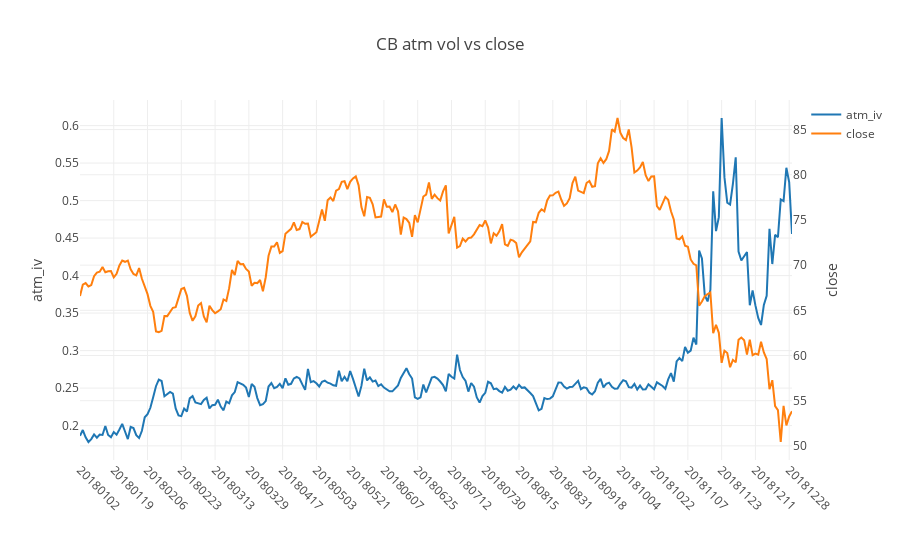
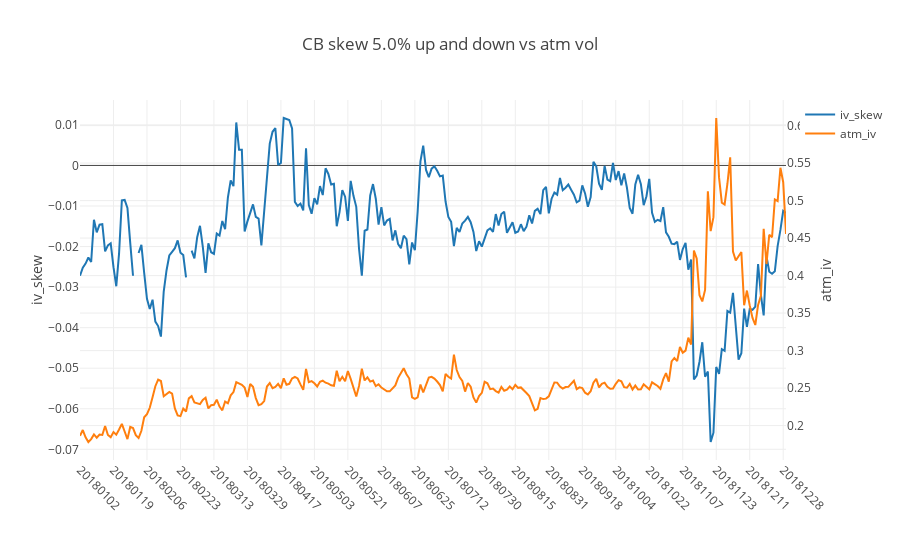
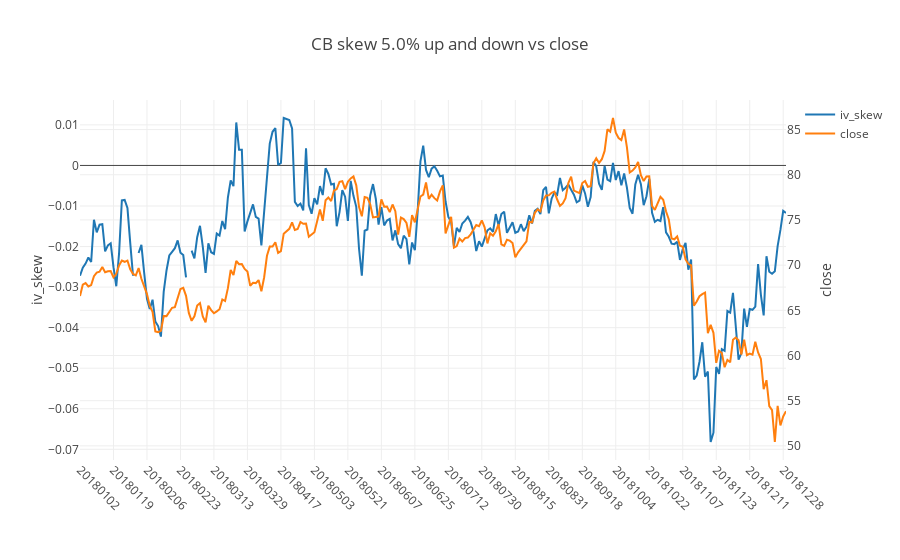
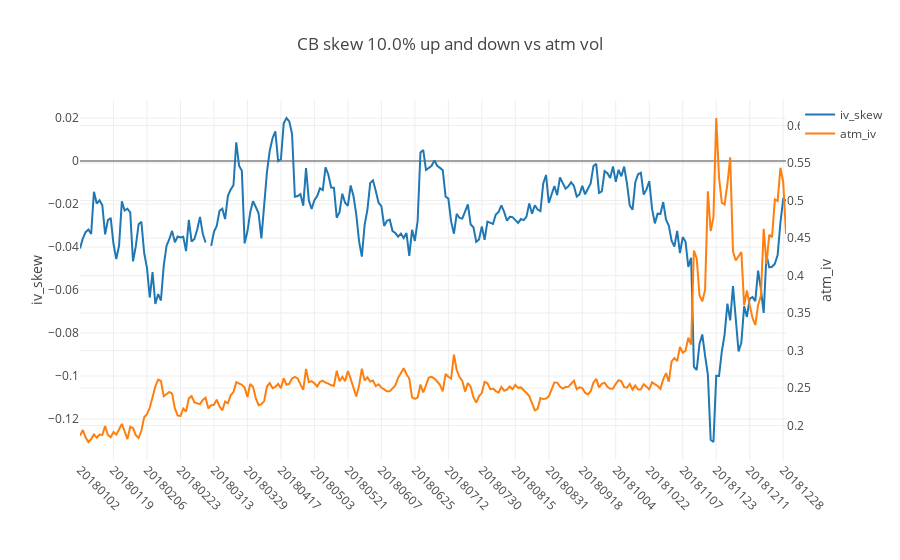

Source (notebook cell) for these figures, in order:
### Markdown cell above
### Create charts from DataFrames

### Code cell
def plot_skew_vs_atm(SYMBOL_TO_RESEARCH,df_iv_final_in,df_iv_skew_in,df_cash_futures_in,dist_from_zero=.1,year=None):
    # Step 00: select only SYMBOL_TO_RESEARCH from DataFrames 
    df_iv_final = df_iv_final_in[df_iv_final_in.symbol.str.slice(0,2)==SYMBOL_TO_RESEARCH].copy()
    df_iv_skew = df_iv_skew_in[df_iv_skew_in.symbol.str.slice(0,2)==SYMBOL_TO_RESEARCH].copy()
    df_cash_futures = df_cash_futures_in[df_cash_futures_in.symbol.str.slice(0,2)==SYMBOL_TO_RESEARCH].copy()

    year = 'all' if year is None else year
    if str(year).lower() != 'all':
        y = int(str(year))
        beg_year = y*100*100+1*100+1
        end_year = y*100*100+12*100+31
        df_iv_final = df_iv_final[(df_iv_final.settle_date>=beg_year) & (df_iv_final.settle_date<=end_year)]
        df_iv_skew = df_iv_skew[(df_iv_skew.settle_date>=beg_year) & (df_iv_skew.settle_date<=end_year)]
        df_cash_futures = df_cash_futures[(df_cash_futures.settle_date>=beg_year) & (df_cash_futures.settle_date<=end_year)]

    print(f'plot_skew_vs_atm year: {year}')

    # Step 01: create df_skew_2, which holds skew difference between 
    #   positive dist_from_zero and negative dist_from_zero, for each settle_date
    df_skew_2 = df_iv_skew.copy()
    df_skew_2.index.name = None
    skew_range_col = f'iv_skew'
    df_skew_2[skew_range_col] = df_skew_2[dist_from_zero] - df_skew_2[-dist_from_zero]
    df_skew_2.settle_date = df_skew_2.settle_date.astype(int)
    df_skew_2 = df_skew_2[['settle_date',skew_range_col]]
    
    # Step 02: create atm implied vol table, that also has the cash price for each settle_date
    df_atmv = df_iv_final[['settle_date','atm_iv']].drop_duplicates()
    df_cf = df_cash_futures[df_cash_futures.symbol==f'{SYMBOL_TO_RESEARCH}Z99']
    df_atmv = df_atmv.merge(df_cf[['settle_date','close']],how='inner',on='settle_date')
    
    # Step 03: merge skew and atm vol/close tables
    df_ivs = df_skew_2.merge(df_atmv,how='inner',on='settle_date')
    df_ivs = df_ivs.sort_values('settle_date')
    
    # Step 04: plot skew vs atm_iv
    chart_title = f'{SYMBOL_TO_RESEARCH} skew {dist_from_zero*100}% up and down vs atm vol'
    df_ivs_skew_vs_atm_iv = df_ivs[['settle_date',skew_range_col,'atm_iv']]
    fig_skew_vs_atm_iv = plotly_plot(df_ivs_skew_vs_atm_iv,x_column='settle_date',yaxis2_cols=['atm_iv'],
                      y_left_label='iv_skew',y_right_label='atm_iv',plot_title=chart_title)
    
    # Step 05: plot skew vs close
    chart_title = f'{SYMBOL_TO_RESEARCH} skew {dist_from_zero*100}% up and down vs close'
    df_ivs_skew_vs_close = df_ivs[['settle_date',skew_range_col,'close']]
    fig_skew_vs_close = plotly_plot(df_ivs_skew_vs_close,x_column='settle_date',yaxis2_cols=['close'],
                      y_left_label='iv_skew',y_right_label='close',plot_title=chart_title)
    return fig_skew_vs_atm_iv,fig_skew_vs_close
    
def plot_atm_vs_close(SYMBOL_TO_RESEARCH,df_iv_final_in,df_cash_futures_in,year=None):
    # Step 00: select only SYMBOL_TO_RESEARCH from DataFrames 
    df_iv_final = df_iv_final_in[df_iv_final_in.symbol.str.slice(0,2)==SYMBOL_TO_RESEARCH].copy()
    df_cash_futures = df_cash_futures_in[df_cash_futures_in.symbol.str.slice(0,2)==SYMBOL_TO_RESEARCH].copy()
    
    year = 'all' if year is None else year
    if str(year).lower() != 'all':
        y = int(str(year))
        beg_year = y*100*100+1*100+1
        end_year = y*100*100+12*100+31
        df_iv_final = df_iv_final[(df_iv_final.settle_date>=beg_year) & (df_iv_final.settle_date<=end_year)]
        df_cash_futures = df_cash_futures[(df_cash_futures.settle_date>=beg_year) & (df_cash_futures.settle_date<=end_year)]

    print(f'plot_atm_vs_close year: {year}')
    
    # Step 01: create atm implied vol table, that also has the cash price for each settle_date
    df_atmv = df_iv_final[['settle_date','atm_iv']].drop_duplicates()
    df_cf = df_cash_futures[df_cash_futures.symbol==f'{SYMBOL_TO_RESEARCH}Z99']
    df_atmv = df_atmv.merge(df_cf[['settle_date','close']],how='inner',on='settle_date')

    # Step 02: plot atm_iv vs close
    chart_title = f'{SYMBOL_TO_RESEARCH} atm vol vs close'
    df_atm_vs_close = df_atmv[['settle_date','atm_iv','close']]
    fig_atm_vs_close = plotly_plot(df_atm_vs_close,x_column='settle_date',yaxis2_cols=['close'],
                      y_left_label='atm_iv',y_right_label='close',plot_title=chart_title)
    return fig_atm_vs_close

iplot(plot_atm_vs_close('CB',df_iv_final,df_cash_futures,year=2018))
for d in [.05,.1,.2]:
    fig1,fig2 = plot_skew_vs_atm('CB',df_iv_final,df_iv_skew,df_cash_futures,dist_from_zero=d,year=2018)
    iplot(fig1)
    iplot(fig2)

### Figure 1 — Plotly figure (JSON) as saved in the notebook; plotly's stock layout.template omitted (floating-point values rounded to 4 significant figures; data arrays with more than 128 entries replaced by an {"elided": "..."} marker saying what was removed)
{"data": [{"name": "atm_iv", "type": "scatter", "uid": "3dad4c90-4115-11ea-924d-8c859025e7f9", "x": {"elided": "254 int values"}, "y": {"elided": "254 float values"}, "yaxis": "y"}, {"name": "close", "type": "scatter", "uid": "3daeb1ac-4115-11ea-82a1-8c859025e7f9", "x": {"elided": "254 int values"}, "y": {"elided": "254 float values"}, "yaxis": "y2"}], "layout": {"margin": {"b": 100}, "title": "CB atm vol vs close", "xaxis": {"tickangle": 45, "ticktext": [20180102, 20180119, 20180206, 20180223, 20180313, 20180329, 20180417, 20180503, 20180521, 20180607, 20180625, 20180712, 20180730, 20180815, 20180831, 20180918, 20181004, 20181022, 20181107, 20181123, 20181211, 20181228], "tickvals": [20180102, 20180119, 20180206, 20180223, 20180313, 20180329, 20180417, 20180503, 20180521, 20180607, 20180625, 20180712, 20180730, 20180815, 20180831, 20180918, 20181004, 20181022, 20181107, 20181123, 20181211, 20181228], "type": "category"}, "yaxis": {"title": "atm_iv"}, "yaxis2": {"overlaying": "y", "side": "right", "title": "close"}}}

### Figure 2 — Plotly figure (JSON) as saved in the notebook; plotly's stock layout.template omitted (floating-point values rounded to 4 significant figures; data arrays with more than 128 entries replaced by an {"elided": "..."} marker saying what was removed)
{"data": [{"name": "iv_skew", "type": "scatter", "uid": "3dca81ac-4115-11ea-b101-8c859025e7f9", "x": {"elided": "254 int values"}, "y": {"elided": "254 float values"}, "yaxis": "y"}, {"name": "atm_iv", "type": "scatter", "uid": "3dca8328-4115-11ea-83b1-8c859025e7f9", "x": {"elided": "254 int values"}, "y": {"elided": "254 float values"}, "yaxis": "y2"}], "layout": {"margin": {"b": 100}, "title": "CB skew 5.0% up and down vs atm vol", "xaxis": {"tickangle": 45, "ticktext": [20180102, 20180119, 20180206, 20180223, 20180313, 20180329, 20180417, 20180503, 20180521, 20180607, 20180625, 20180712, 20180730, 20180815, 20180831, 20180918, 20181004, 20181022, 20181107, 20181123, 20181211, 20181228], "tickvals": [20180102, 20180119, 20180206, 20180223, 20180313, 20180329, 20180417, 20180503, 20180521, 20180607, 20180625, 20180712, 20180730, 20180815, 20180831, 20180918, 20181004, 20181022, 20181107, 20181123, 20181211, 20181228], "type": "category"}, "yaxis": {"title": "iv_skew"}, "yaxis2": {"overlaying": "y", "side": "right", "title": "atm_iv"}}}

### Figure 3 — Plotly figure (JSON) as saved in the notebook; plotly's stock layout.template omitted (floating-point values rounded to 4 significant figures; data arrays with more than 128 entries replaced by an {"elided": "..."} marker saying what was removed)
{"data": [{"name": "iv_skew", "type": "scatter", "uid": "3de1e77a-4115-11ea-bace-8c859025e7f9", "x": {"elided": "254 int values"}, "y": {"elided": "254 float values"}, "yaxis": "y"}, {"name": "close", "type": "scatter", "uid": "3de1ea0c-4115-11ea-9782-8c859025e7f9", "x": {"elided": "254 int values"}, "y": {"elided": "254 float values"}, "yaxis": "y2"}], "layout": {"margin": {"b": 100}, "title": "CB skew 5.0% up and down vs close", "xaxis": {"tickangle": 45, "ticktext": [20180102, 20180119, 20180206, 20180223, 20180313, 20180329, 20180417, 20180503, 20180521, 20180607, 20180625, 20180712, 20180730, 20180815, 20180831, 20180918, 20181004, 20181022, 20181107, 20181123, 20181211, 20181228], "tickvals": [20180102, 20180119, 20180206, 20180223, 20180313, 20180329, 20180417, 20180503, 20180521, 20180607, 20180625, 20180712, 20180730, 20180815, 20180831, 20180918, 20181004, 20181022, 20181107, 20181123, 20181211, 20181228], "type": "category"}, "yaxis": {"title": "iv_skew"}, "yaxis2": {"overlaying": "y", "side": "right", "title": "close"}}}

### Figure 4 — Plotly figure (JSON) as saved in the notebook; plotly's stock layout.template omitted (floating-point values rounded to 4 significant figures; data arrays with more than 128 entries replaced by an {"elided": "..."} marker saying what was removed)
{"data": [{"name": "iv_skew", "type": "scatter", "uid": "3dfcbd18-4115-11ea-88cf-8c859025e7f9", "x": {"elided": "254 int values"}, "y": {"elided": "254 float values"}, "yaxis": "y"}, {"name": "atm_iv", "type": "scatter", "uid": "3dfcbeec-4115-11ea-98c3-8c859025e7f9", "x": {"elided": "254 int values"}, "y": {"elided": "254 float values"}, "yaxis": "y2"}], "layout": {"margin": {"b": 100}, "title": "CB skew 10.0% up and down vs atm vol", "xaxis": {"tickangle": 45, "ticktext": [20180102, 20180119, 20180206, 20180223, 20180313, 20180329, 20180417, 20180503, 20180521, 20180607, 20180625, 20180712, 20180730, 20180815, 20180831, 20180918, 20181004, 20181022, 20181107, 20181123, 20181211, 20181228], "tickvals": [20180102, 20180119, 20180206, 20180223, 20180313, 20180329, 20180417, 20180503, 20180521, 20180607, 20180625, 20180712, 20180730, 20180815, 20180831, 20180918, 20181004, 20181022, 20181107, 20181123, 20181211, 20181228], "type": "category"}, "yaxis": {"title": "iv_skew"}, "yaxis2": {"overlaying": "y", "side": "right", "title": "atm_iv"}}}
